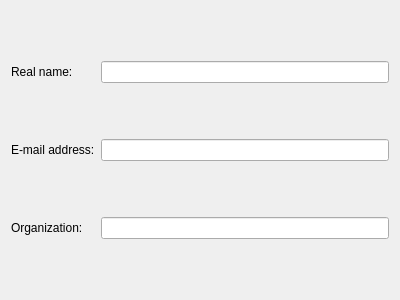
<?xml version="1.0" encoding="UTF-8"?>
<ui version="4.0">
 <class>IdentityPage</class>
 <widget class="QWidget" name="IdentityPage">
  <property name="geometry">
   <rect>
    <x>0</x>
    <y>0</y>
    <width>400</width>
    <height>300</height>
   </rect>
  </property>
  <property name="windowTitle">
   <string>Form</string>
  </property>
  <layout class="QGridLayout" name="gridLayout">
   <item row="0" column="0">
    <widget class="QLabel" name="label">
     <property name="text">
      <string>Real name:</string>
     </property>
    </widget>
   </item>
   <item row="0" column="1">
    <widget class="KLineEdit" name="mRealName"/>
   </item>
   <item row="1" column="0">
    <widget class="QLabel" name="label_2">
     <property name="text">
      <string>E-mail address:</string>
     </property>
    </widget>
   </item>
   <item row="1" column="1">
    <widget class="KLineEdit" name="mEmail"/>
   </item>
   <item row="2" column="0">
    <widget class="QLabel" name="label_3">
     <property name="text">
      <string>Organization:</string>
     </property>
    </widget>
   </item>
   <item row="2" column="1">
    <widget class="KLineEdit" name="mOrganization"/>
   </item>
  </layout>
 </widget>
 <customwidgets>
  <customwidget>
   <class>KLineEdit</class>
   <extends>QLineEdit</extends>
   <header>klineedit.h</header>
  </customwidget>
 </customwidgets>
 <resources/>
 <connections/>
</ui>
